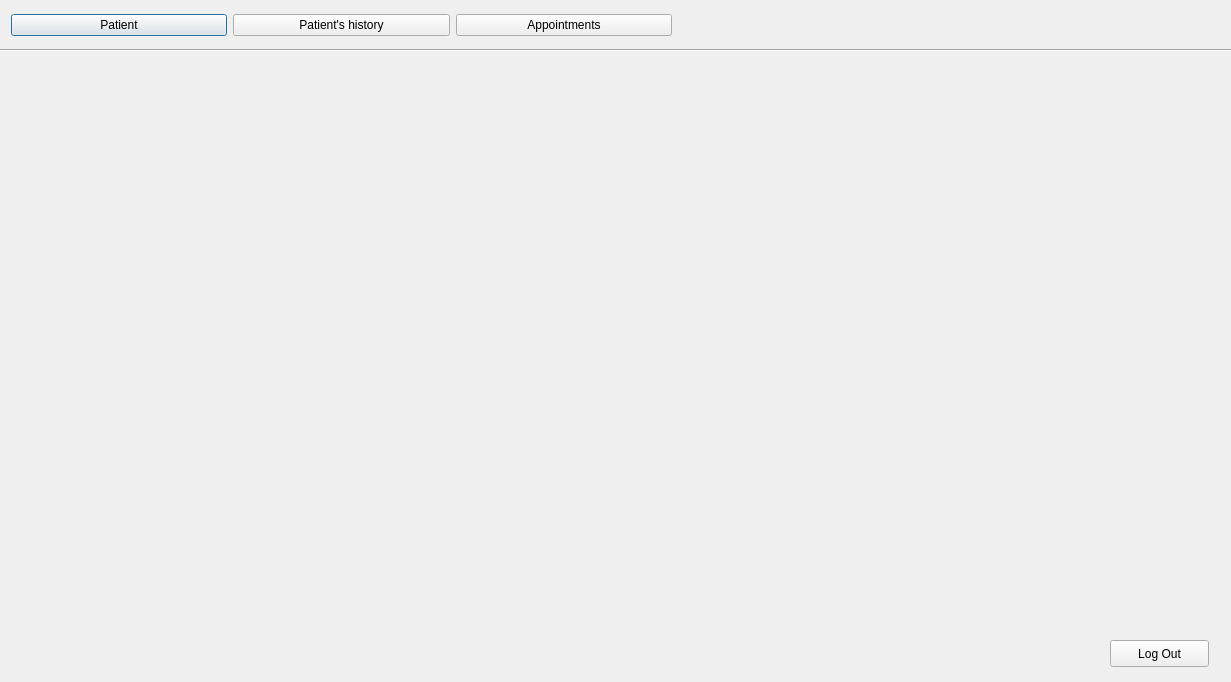
<?xml version="1.0" encoding="UTF-8"?>
<ui version="4.0">
 <class>Navigation_doctor</class>
 <widget class="QDialog" name="Navigation_doctor">
  <property name="geometry">
   <rect>
    <x>0</x>
    <y>0</y>
    <width>1231</width>
    <height>682</height>
   </rect>
  </property>
  <property name="windowTitle">
   <string>Doctor</string>
  </property>
  <widget class="Line" name="line">
   <property name="geometry">
    <rect>
     <x>0</x>
     <y>40</y>
     <width>1501</width>
     <height>20</height>
    </rect>
   </property>
   <property name="orientation">
    <enum>Qt::Horizontal</enum>
   </property>
  </widget>
  <widget class="QWidget" name="layoutWidget">
   <property name="geometry">
    <rect>
     <x>11</x>
     <y>11</y>
     <width>661</width>
     <height>29</height>
    </rect>
   </property>
   <layout class="QHBoxLayout" name="horizontalLayout">
    <item>
     <widget class="QPushButton" name="pushButton_2">
      <property name="text">
       <string>Patient</string>
      </property>
     </widget>
    </item>
    <item>
     <widget class="QPushButton" name="pushButton_7">
      <property name="text">
       <string>Patient's history</string>
      </property>
     </widget>
    </item>
    <item>
     <widget class="QPushButton" name="pushButton_8">
      <property name="text">
       <string>Appointments</string>
      </property>
     </widget>
    </item>
   </layout>
  </widget>
  <widget class="QPushButton" name="pushButton">
   <property name="geometry">
    <rect>
     <x>1110</x>
     <y>640</y>
     <width>99</width>
     <height>27</height>
    </rect>
   </property>
   <property name="text">
    <string>Log Out</string>
   </property>
  </widget>
 </widget>
 <resources/>
 <connections/>
</ui>
